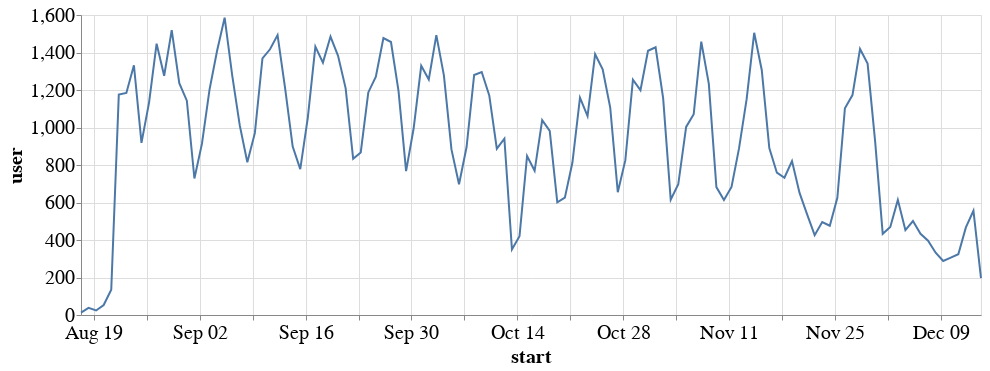

Notebook cell for this chart:
### Code cell
alt.Chart(daily_active_users, width=900).mark_line().encode(
    x='start',
    y='user'
)

### Figure 1 — Vega-Lite specification as saved in the notebook (floating-point values rounded to 4 significant figures)
{"$schema": "https://vega.github.io/schema/vega-lite/v2.6.0.json", "config": {"axis": {"labelFontSize": 20, "titleFontSize": 20}}, "data": {"name": "data-0806545c1ab3bb43595fd2f3de319834"}, "datasets": {"data-0806545c1ab3bb43595fd2f3de319834": [{"start": "2018-08-17T00:00:00-07:00", "user": 13}, {"start": "2018-08-18T00:00:00-07:00", "user": 38}, {"start": "2018-08-19T00:00:00-07:00", "user": 24}, {"start": "2018-08-20T00:00:00-07:00", "user": 53}, {"start": "2018-08-21T00:00:00-07:00", "user": 135}, {"start": "2018-08-22T00:00:00-07:00", "user": 1176}, {"start": "2018-08-23T00:00:00-07:00", "user": 1184}, {"start": "2018-08-24T00:00:00-07:00", "user": 1332}, {"start": "2018-08-25T00:00:00-07:00", "user": 918}, {"start": "2018-08-26T00:00:00-07:00", "user": 1133}, {"start": "2018-08-27T00:00:00-07:00", "user": 1447}, {"start": "2018-08-28T00:00:00-07:00", "user": 1276}, {"start": "2018-08-29T00:00:00-07:00", "user": 1519}, {"start": "2018-08-30T00:00:00-07:00", "user": 1236}, {"start": "2018-08-31T00:00:00-07:00", "user": 1143}, {"start": "2018-09-01T00:00:00-07:00", "user": 728}, {"start": "2018-09-02T00:00:00-07:00", "user": 914}, {"start": "2018-09-03T00:00:00-07:00", "user": 1202}, {"start": "2018-09-04T00:00:00-07:00", "user": 1409}, {"start": "2018-09-05T00:00:00-07:00", "user": 1586}, {"start": "2018-09-06T00:00:00-07:00", "user": 1278}, {"start": "2018-09-07T00:00:00-07:00", "user": 1011}, {"start": "2018-09-08T00:00:00-07:00", "user": 815}, {"start": "2018-09-09T00:00:00-07:00", "user": 971}, {"start": "2018-09-10T00:00:00-07:00", "user": 1369}, {"start": "2018-09-11T00:00:00-07:00", "user": 1417}, {"start": "2018-09-12T00:00:00-07:00", "user": 1493}, {"start": "2018-09-13T00:00:00-07:00", "user": 1209}, {"start": "2018-09-14T00:00:00-07:00", "user": 898}, {"start": "2018-09-15T00:00:00-07:00", "user": 778}, {"start": "2018-09-16T00:00:00-07:00", "user": 1053}, {"start": "2018-09-17T00:00:00-07:00", "user": 1431}, {"start": "2018-09-18T00:00:00-07:00", "user": 1346}, {"start": "2018-09-19T00:00:00-07:00", "user": 1485}, {"start": "2018-09-20T00:00:00-07:00", "user": 1382}, {"start": "2018-09-21T00:00:00-07:00", "user": 1210}, {"start": "2018-09-22T00:00:00-07:00", "user": 833}, {"start": "2018-09-23T00:00:00-07:00", "user": 867}, {"start": "2018-09-24T00:00:00-07:00", "user": 1187}, {"start": "2018-09-25T00:00:00-07:00", "user": 1271}, {"start": "2018-09-26T00:00:00-07:00", "user": 1477}, {"start": "2018-09-27T00:00:00-07:00", "user": 1456}, {"start": "2018-09-28T00:00:00-07:00", "user": 1194}, {"start": "2018-09-29T00:00:00-07:00", "user": 767}, {"start": "2018-09-30T00:00:00-07:00", "user": 996}, {"start": "2018-10-01T00:00:00-07:00", "user": 1329}, {"start": "2018-10-02T00:00:00-07:00", "user": 1256}, {"start": "2018-10-03T00:00:00-07:00", "user": 1493}, {"start": "2018-10-04T00:00:00-07:00", "user": 1278}, {"start": "2018-10-05T00:00:00-07:00", "user": 883}, {"start": "2018-10-06T00:00:00-07:00", "user": 697}, {"start": "2018-10-07T00:00:00-07:00", "user": 896}, {"start": "2018-10-08T00:00:00-07:00", "user": 1280}, {"start": "2018-10-09T00:00:00-07:00", "user": 1296}, {"start": "2018-10-10T00:00:00-07:00", "user": 1171}, {"start": "2018-10-11T00:00:00-07:00", "user": 887}, {"start": "2018-10-12T00:00:00-07:00", "user": 940}, {"start": "2018-10-13T00:00:00-07:00", "user": 350}, {"start": "2018-10-14T00:00:00-07:00", "user": 420}, {"start": "2018-10-15T00:00:00-07:00", "user": 848}, {"start": "2018-10-16T00:00:00-07:00", "user": 769}, {"start": "2018-10-17T00:00:00-07:00", "user": 1039}, {"start": "2018-10-18T00:00:00-07:00", "user": 982}, {"start": "2018-10-19T00:00:00-07:00", "user": 601}, {"start": "2018-10-20T00:00:00-07:00", "user": 626}, {"start": "2018-10-21T00:00:00-07:00", "user": 813}, {"start": "2018-10-22T00:00:00-07:00", "user": 1159}, {"start": "2018-10-23T00:00:00-07:00", "user": 1061}, {"start": "2018-10-24T00:00:00-07:00", "user": 1391}, {"start": "2018-10-25T00:00:00-07:00", "user": 1310}, {"start": "2018-10-26T00:00:00-07:00", "user": 1106}, {"start": "2018-10-27T00:00:00-07:00", "user": 655}, {"start": "2018-10-28T00:00:00-07:00", "user": 826}, {"start": "2018-10-29T00:00:00-07:00", "user": 1255}, {"start": "2018-10-30T00:00:00-07:00", "user": 1199}, {"start": "2018-10-31T00:00:00-07:00", "user": 1409}, {"start": "2018-11-01T00:00:00-07:00", "user": 1428}, {"start": "2018-11-02T00:00:00-07:00", "user": 1157}, {"start": "2018-11-03T00:00:00-07:00", "user": 615}, {"start": "2018-11-04T00:00:00-07:00", "user": 697}, {"start": "2018-11-05T00:00:00-08:00", "user": 1003}, {"start": "2018-11-06T00:00:00-08:00", "user": 1071}, {"start": "2018-11-07T00:00:00-08:00", "user": 1458}, {"start": "2018-11-08T00:00:00-08:00", "user": 1233}, {"start": "2018-11-09T00:00:00-08:00", "user": 682}, {"start": "2018-11-10T00:00:00-08:00", "user": 613}, {"start": "2018-11-11T00:00:00-08:00", "user": 683}, {"start": "2018-11-12T00:00:00-08:00", "user": 890}, {"start": "2018-11-13T00:00:00-08:00", "user": 1151}, {"start": "2018-11-14T00:00:00-08:00", "user": 1505}, {"start": "2018-11-15T00:00:00-08:00", "user": 1307}, {"start": "2018-11-16T00:00:00-08:00", "user": 890}, {"start": "2018-11-17T00:00:00-08:00", "user": 759}, {"start": "2018-11-18T00:00:00-08:00", "user": 732}, {"start": "2018-11-19T00:00:00-08:00", "user": 821}, {"start": "2018-11-20T00:00:00-08:00", "user": 651}, {"start": "2018-11-21T00:00:00-08:00", "user": 537}, {"start": "2018-11-22T00:00:00-08:00", "user": 426}, {"start": "2018-11-23T00:00:00-08:00", "user": 496}, {"start": "2018-11-24T00:00:00-08:00", "user": 476}, {"start": "2018-11-25T00:00:00-08:00", "user": 625}, {"start": "2018-11-26T00:00:00-08:00", "user": 1103}, {"start": "2018-11-27T00:00:00-08:00", "user": 1173}, {"start": "2018-11-28T00:00:00-08:00", "user": 1419}, {"start": "2018-11-29T00:00:00-08:00", "user": 1341}, {"start": "2018-11-30T00:00:00-08:00", "user": 925}, {"start": "2018-12-01T00:00:00-08:00", "user": 433}, {"start": "2018-12-02T00:00:00-08:00", "user": 469}, {"start": "2018-12-03T00:00:00-08:00", "user": 614}, {"start": "2018-12-04T00:00:00-08:00", "user": 453}, {"start": "2018-12-05T00:00:00-08:00", "user": 501}, {"start": "2018-12-06T00:00:00-08:00", "user": 433}, {"start": "2018-12-07T00:00:00-08:00", "user": 396}, {"start": "2018-12-08T00:00:00-08:00", "user": 332}, {"start": "2018-12-09T00:00:00-08:00", "user": 288}, {"start": "2018-12-10T00:00:00-08:00", "user": 306}, {"start": "2018-12-11T00:00:00-08:00", "user": 324}, {"start": "2018-12-12T00:00:00-08:00", "user": 467}, {"start": "2018-12-13T00:00:00-08:00", "user": 556}, {"start": "2018-12-14T00:00:00-08:00", "user": 197}]}, "encoding": {"x": {"field": "start", "type": "temporal"}, "y": {"field": "user", "type": "quantitative"}}, "mark": "line", "width": 900}
